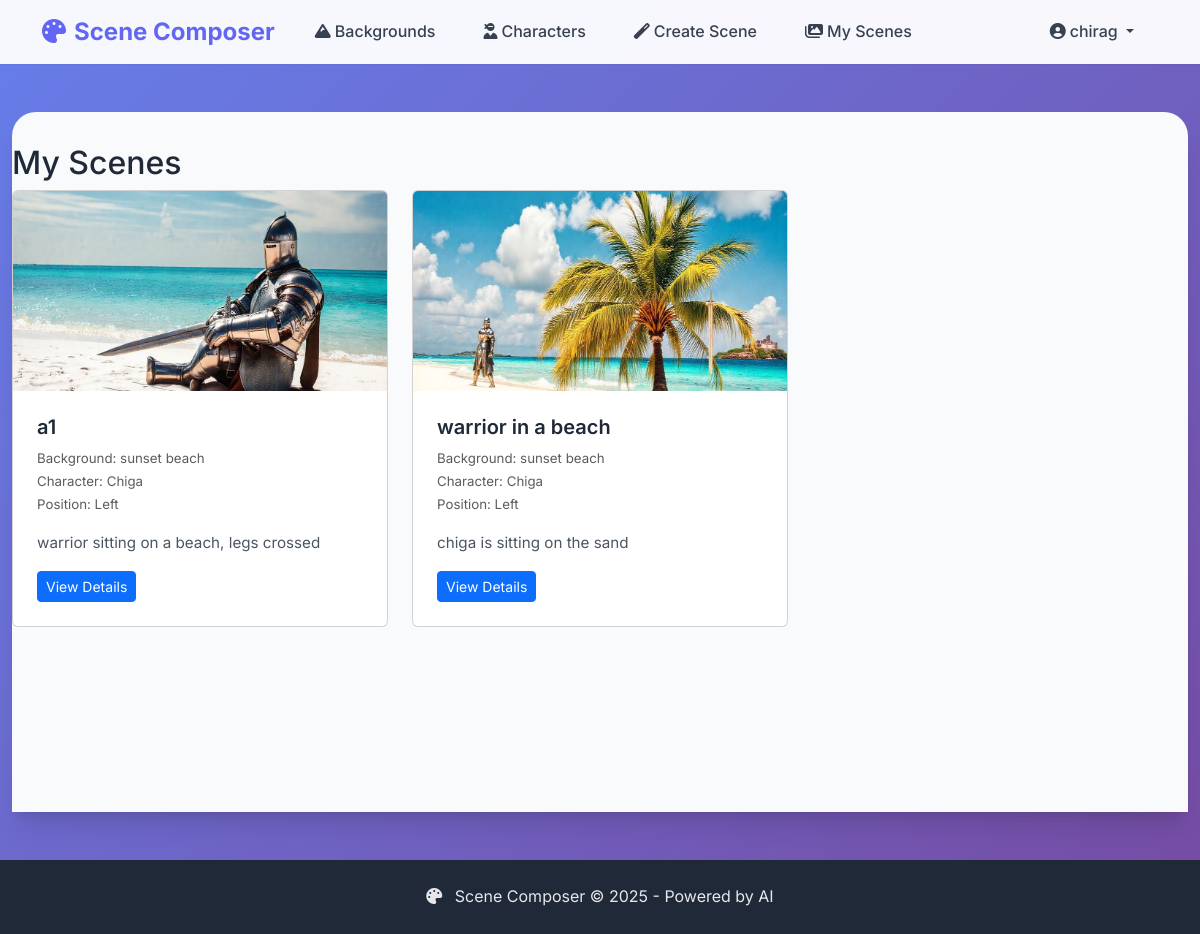
/my-scenes/ (signed in), run on the app's committed database.
### composer/models.py (models this page shows, shortened)
class Scene(models.Model):
    POSITION_CHOICES = [
        ('left', 'Left'),
        ('right', 'Right'),
        ('center', 'Center'),
    ]
    title = models.CharField(max_length=200)
    background = models.ForeignKey(Background, on_delete=models.CASCADE)
    character = models.ForeignKey(Character, on_delete=models.CASCADE)
    character_position = models.CharField(max_length=10, choices=POSITION_CHOICES)
    action_description = models.TextField()
    generated_image_url = models.CharField(max_length=500, blank=True, null=True)  # Changed to CharField
    created_by = models.ForeignKey(User, on_delete=models.CASCADE)
    created_at = models.DateTimeField(auto_now_add=True)

class Background(models.Model):
    name = models.CharField(max_length=200)
    description = models.TextField()
    image = models.ImageField(upload_to='backgrounds/', blank=True, null=True)
    generated_image_url = models.CharField(max_length=500, blank=True, null=True)  # Changed to CharField
    created_by = models.ForeignKey(User, on_delete=models.CASCADE)
    created_at = models.DateTimeField(auto_now_add=True)

class Character(models.Model):
    name = models.CharField(max_length=200)
    description = models.TextField()
    image = models.ImageField(upload_to='characters/', blank=True, null=True)
    generated_image_url = models.CharField(max_length=500, blank=True, null=True)  # Changed to CharField
    created_by = models.ForeignKey(User, on_delete=models.CASCADE)
    created_at = models.DateTimeField(auto_now_add=True)

### composer/views.py (the view)
# urls.py: path('my-scenes/', views.my_scenes, name='my_scenes'),
@login_required
def my_scenes(request):
    scenes = Scene.objects.filter(created_by=request.user).order_by('-created_at')
    return render(request, 'composer/my_scenes.html', {'scenes': scenes})

### composer/templates/composer/my_scenes.html (shortened to what this page needs)
{% extends 'composer/base.html' %}
{% block content %}
<h2>My Scenes</h2>
<div class="row">
    {% for scene in scenes %}
        <div class="col-md-4 mb-4">
            <div class="card">
                {% if scene.generated_image_url %}
                    <img src="{{ scene.generated_image_url }}" class="card-img-top" style="height: 200px; object-fit: cover;">
                {% endif %}
                <div class="card-body">
                    <h5 class="card-title">{{ scene.title }}</h5>
                    <p class="card-text">
                        <small class="text-muted">
                            Background: {{ scene.background.name }}<br>
                            Character: {{ scene.character.name }}<br>
                            Position: {{ scene.get_character_position_display }}
                        </small>
                    </p>
                    <p class="card-text">{{ scene.action_description|truncatewords:10 }}</p>
                    <a href="{% url 'scene_result' scene.id %}" class="btn btn-primary btn-sm">View Details</a>
                </div>
            </div>
        </div>
    {% endfor %}
</div>
{% endblock %}

### composer/templates/composer/base.html (shortened to what this page needs)
<!DOCTYPE html>
<html lang="en">
<head>
    <link href="https://cdn.jsdelivr.net/npm/bootstrap@5.3.0/dist/css/bootstrap.min.css" rel="stylesheet">
    <link rel="stylesheet" href="https://cdnjs.cloudflare.com/ajax/libs/font-awesome/6.4.0/css/all.min.css">
    {% load static %}
    <link rel="stylesheet" href="{% static 'composer/css/style.css' %}">
</head>
<body>
    <nav class="navbar navbar-expand-lg fixed-top">
        <div class="container">
            <a class="navbar-brand" href="{% url 'home' %}">
                <i class="fas fa-palette me-2"></i>Scene Composer
            </a>
            <div class="collapse navbar-collapse" id="navbarNav">
                {% if user.is_authenticated %}
                    <ul class="navbar-nav me-auto">
                        <li class="nav-item">
                            <a class="nav-link" href="{% url 'backgrounds' %}">
                                <i class="fas fa-mountain me-1"></i>Backgrounds
                            </a>
                        </li>
                        <li class="nav-item">
                            <a class="nav-link" href="{% url 'characters' %}">
                                <i class="fas fa-user-ninja me-1"></i>Characters
                            </a>
                        </li>
                        <li class="nav-item">
                            <a class="nav-link" href="{% url 'create_scene' %}">
                                <i class="fas fa-magic me-1"></i>Create Scene
                            </a>
                        </li>
                        <li class="nav-item">
                            <a class="nav-link" href="{% url 'my_scenes' %}">
                                <i class="fas fa-images me-1"></i>My Scenes
                            </a>
                        </li>
                    </ul>
                    <ul class="navbar-nav">
                        <li class="nav-item dropdown">
                            <a class="nav-link dropdown-toggle" href="#" role="button" data-bs-toggle="dropdown">
                                <i class="fas fa-user-circle me-1"></i>{{ user.username }}
                            </a>
                        </li>
                    </ul>
                {% endif %}
            </div>
        </div>
    </nav>
    <div class="container-fluid" style="padding-top: 80px;">
        <div class="main-container">
            {% block content %}{% endblock %}
        </div>
    </div>
    <footer class="text-center py-4 mt-5" style="background: var(--gray-800); color: var(--gray-200);">
        <div class="container">
            <p class="mb-0">
                <i class="fas fa-palette me-2"></i>
                Scene Composer &copy; 2025 - Powered by AI
            </p>
        </div>
    </footer>
</body>
</html>

### composer/static/composer/css/style.css (style rules this page uses)
:root { --primary-color: #6366f1; --primary-dark: #4f46e5; --secondary-color: #8b5cf6; --success-color: #10b981; --warning-color: #f59e0b; --danger-color: #ef4444; --dark-color: #1f2937; --light-color: #f8fafc; --gray-50: #f9fafb; --gray-100: #f3f4f6; --gray-200: #e5e7eb; --gray-600: #4b5563; --gray-700: #374151; --gray-800: #1f2937; --shadow-sm: 0 1px 2px 0 rgb(0 0 0 / 0.05); --shadow-md: 0 4px 6px -1px rgb(0 0 0 / 0.1), 0 2px 4px -2px rgb(0 0 0 / 0.1); --shadow-lg: 0 10px 15px -3px rgb(0 0 0 / 0.1), 0 4px 6px -4px rgb(0 0 0 / 0.1); --shadow-xl: 0 20px 25px -5px rgb(0 0 0 / 0.1), 0 8px 10px -6px rgb(0 0 0 / 0.1); }
* { margin: 0; padding: 0; box-sizing: border-box; }
body { font-family: 'Inter', system-ui, -apple-system, sans-serif; background: linear-gradient(135deg, #667eea 0%, #764ba2 100%); min-height: 100vh; color: var(--gray-800); line-height: 1.6; }
.navbar { background: rgba(255, 255, 255, 0.95); backdrop-filter: blur(20px); border: none; box-shadow: var(--shadow-sm); transition: all 0.3s ease; }
.navbar-brand { font-weight: 700; font-size: 1.5rem; color: var(--primary-color) !important; transition: color 0.3s ease; }
.navbar-nav .nav-link { font-weight: 500; color: var(--gray-700) !important; margin: 0 0.5rem; padding: 0.5rem 1rem !important; border-radius: 8px; transition: all 0.3s ease; }
.main-container { background: var(--light-color); border-radius: 24px 24px 0 0; margin-top: 2rem; min-height: calc(100vh - 100px); padding: 2rem 0; box-shadow: var(--shadow-xl); }
.card-body { padding: 1.5rem; }
.card-title { font-size: 1.25rem; font-weight: 600; color: var(--gray-800); margin-bottom: 0.5rem; }
.card-text { color: var(--gray-600); font-size: 0.95rem; margin-bottom: 1rem; line-height: 1.5; }

### data on the page
Scene: generated_image_url (picture), title "a1", background.name "sunset beach", character.name "Chiga", character_position "Left", action_description "warrior sitting on a beach, legs crossed"
Scene: generated_image_url (picture), title "warrior in a beach", background.name "sunset beach", character.name "Chiga", character_position "Left", action_description "chiga is sitting on the sand"

### other printed values
{{ user.username }} "chirag"
